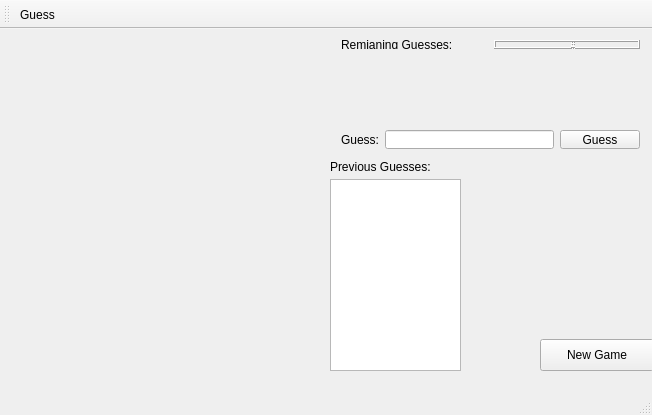
<?xml version="1.0" encoding="UTF-8"?>
<ui version="4.0">
 <class>MainWindow</class>
 <widget class="QMainWindow" name="MainWindow">
  <property name="geometry">
   <rect>
    <x>0</x>
    <y>0</y>
    <width>652</width>
    <height>415</height>
   </rect>
  </property>
  <property name="windowTitle">
   <string>MainWindow</string>
  </property>
  <widget class="QWidget" name="centralWidget">
   <widget class="QLabel" name="label_3">
    <property name="geometry">
     <rect>
      <x>330</x>
      <y>130</y>
      <width>121</width>
      <height>16</height>
     </rect>
    </property>
    <property name="text">
     <string>Previous Guesses:</string>
    </property>
   </widget>
   <widget class="QPushButton" name="newGame">
    <property name="geometry">
     <rect>
      <x>540</x>
      <y>310</y>
      <width>114</width>
      <height>32</height>
     </rect>
    </property>
    <property name="text">
     <string>New Game</string>
    </property>
   </widget>
   <widget class="QListWidget" name="PresviousGuesses">
    <property name="geometry">
     <rect>
      <x>330</x>
      <y>150</y>
      <width>131</width>
      <height>192</height>
     </rect>
    </property>
   </widget>
   <widget class="QLabel" name="guessedword">
    <property name="geometry">
     <rect>
      <x>330</x>
      <y>40</y>
      <width>321</width>
      <height>41</height>
     </rect>
    </property>
    <property name="font">
     <font>
      <pointsize>24</pointsize>
     </font>
    </property>
    <property name="layoutDirection">
     <enum>Qt::LeftToRight</enum>
    </property>
    <property name="lineWidth">
     <number>2</number>
    </property>
    <property name="text">
     <string/>
    </property>
    <property name="alignment">
     <set>Qt::AlignCenter</set>
    </property>
   </widget>
   <widget class="QWidget" name="horizontalLayoutWidget">
    <property name="geometry">
     <rect>
      <x>330</x>
      <y>90</y>
      <width>321</width>
      <height>41</height>
     </rect>
    </property>
    <layout class="QHBoxLayout" name="horizontalLayout">
     <item>
      <widget class="QLabel" name="label">
       <property name="text">
        <string>Guess:</string>
       </property>
      </widget>
     </item>
     <item>
      <widget class="QLineEdit" name="EnterGuess"/>
     </item>
     <item>
      <widget class="QPushButton" name="guess_2">
       <property name="text">
        <string>Guess</string>
       </property>
      </widget>
     </item>
    </layout>
   </widget>
   <widget class="QWidget" name="horizontalLayoutWidget_2">
    <property name="geometry">
     <rect>
      <x>330</x>
      <y>0</y>
      <width>321</width>
      <height>31</height>
     </rect>
    </property>
    <layout class="QHBoxLayout" name="horizontalLayout_2">
     <item>
      <widget class="QLabel" name="label_2">
       <property name="text">
        <string>Remianing Guesses: </string>
       </property>
      </widget>
     </item>
     <item>
      <widget class="QLCDNumber" name="numbGuesses"/>
     </item>
    </layout>
   </widget>
   <widget class="QLabel" name="ImageLable">
    <property name="geometry">
     <rect>
      <x>10</x>
      <y>0</y>
      <width>301</width>
      <height>341</height>
     </rect>
    </property>
    <property name="text">
     <string/>
    </property>
   </widget>
  </widget>
  <widget class="QMenuBar" name="menuBar">
   <property name="geometry">
    <rect>
     <x>0</x>
     <y>0</y>
     <width>652</width>
     <height>22</height>
    </rect>
   </property>
  </widget>
  <widget class="QToolBar" name="mainToolBar">
   <attribute name="toolBarArea">
    <enum>TopToolBarArea</enum>
   </attribute>
   <attribute name="toolBarBreak">
    <bool>false</bool>
   </attribute>
   <addaction name="actionGuess"/>
  </widget>
  <widget class="QStatusBar" name="statusBar"/>
  <action name="actionGuess">
   <property name="text">
    <string>Guess</string>
   </property>
   <property name="shortcut">
    <string>Return</string>
   </property>
  </action>
 </widget>
 <layoutdefault spacing="6" margin="11"/>
 <resources/>
 <connections/>
</ui>
